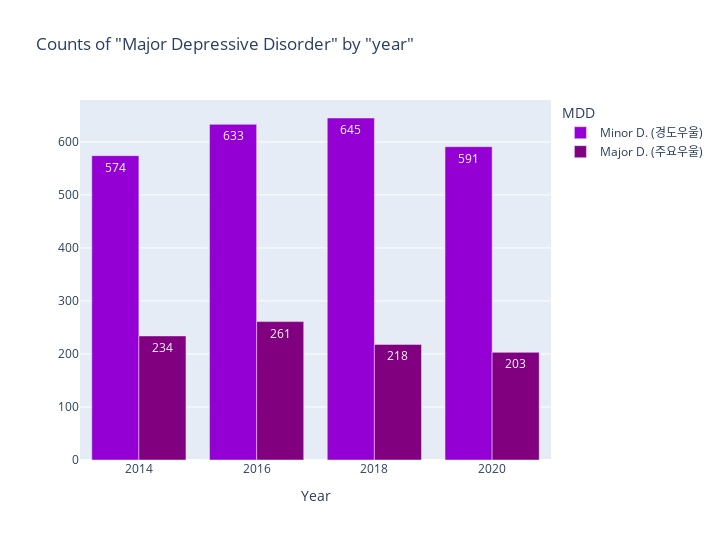

The notebook cell this image was saved under:
### Code cell
# MDD(경도우울vs주요우울장애)-Year 시각화
bar_year_mdd = plex.bar(data_frame=count_year_mdd, barmode='group',
                         x='year', y='id', color='MDD',
                         text_auto=True, color_discrete_sequence=['darkviolet', 'purple'],
                         title='Counts of "Major Depressive Disorder" by "year"')
bar_year_mdd.update_layout(width=720, height=540,
                            legend_title_text="MDD",
                            xaxis_title_text="Year",
                            yaxis_title_text="")
bar_year_mdd.update_yaxes(tickformat=',')
bar_year_mdd.show()

### Figure 1 — Plotly figure (JSON) as saved in the notebook; plotly's stock layout.template omitted (floating-point values rounded to 4 significant figures)
{"data": [{"alignmentgroup": "True", "hovertemplate": "MDD=Minor D. (경도우울)<br>year=%{x}<br>id=%{y}<extra></extra>", "legendgroup": "Minor D. (경도우울)", "marker": {"color": "darkviolet", "pattern": {"shape": ""}}, "name": "Minor D. (경도우울)", "offsetgroup": "Minor D. (경도우울)", "orientation": "v", "showlegend": true, "textposition": "auto", "texttemplate": "%{y}", "type": "bar", "x": [2014, 2016, 2018, 2020], "xaxis": "x", "y": [574, 633, 645, 591], "yaxis": "y"}, {"alignmentgroup": "True", "hovertemplate": "MDD=Major D. (주요우울)<br>year=%{x}<br>id=%{y}<extra></extra>", "legendgroup": "Major D. (주요우울)", "marker": {"color": "purple", "pattern": {"shape": ""}}, "name": "Major D. (주요우울)", "offsetgroup": "Major D. (주요우울)", "orientation": "v", "showlegend": true, "textposition": "auto", "texttemplate": "%{y}", "type": "bar", "x": [2014, 2016, 2018, 2020], "xaxis": "x", "y": [234, 261, 218, 203], "yaxis": "y"}], "layout": {"barmode": "group", "height": 540, "legend": {"title": {"text": "MDD"}, "tracegroupgap": 0}, "title": {"text": "Counts of \"Major Depressive Disorder\" by \"year\""}, "width": 720, "xaxis": {"anchor": "y", "domain": [0, 1], "title": {"text": "Year"}}, "yaxis": {"anchor": "x", "domain": [0, 1], "tickformat": ",", "title": {"text": ""}}}}
